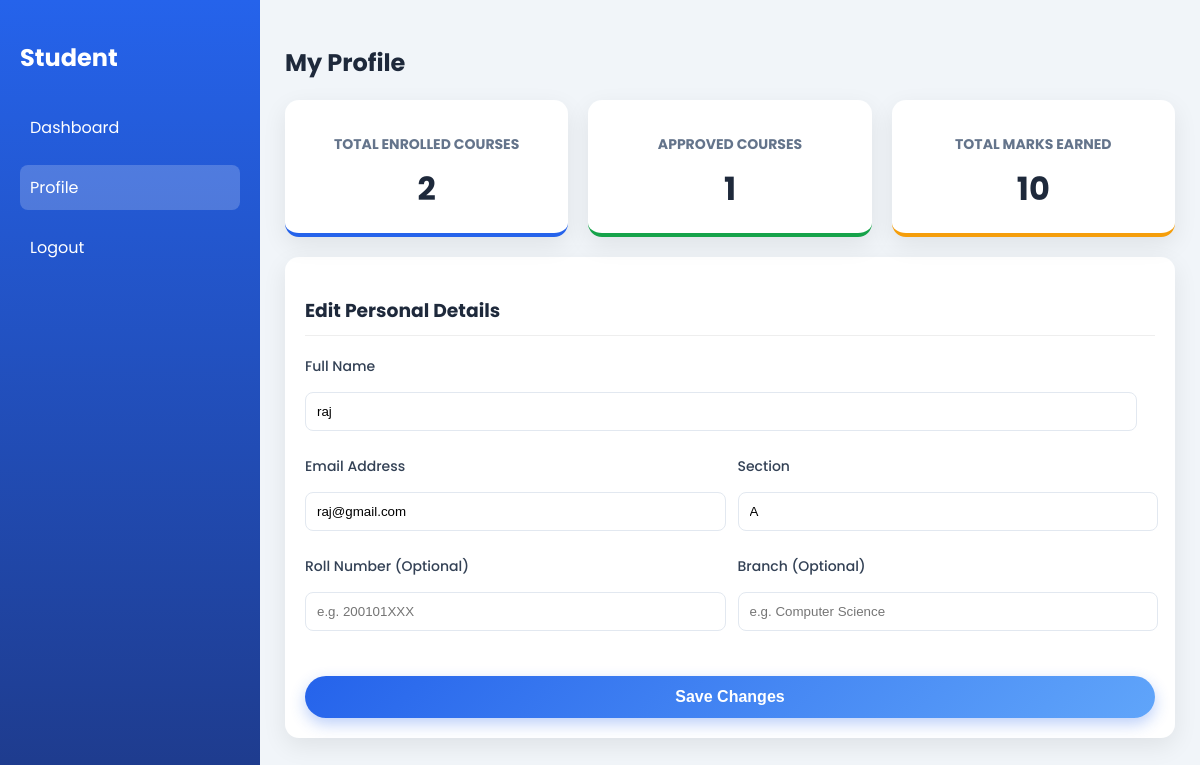
Screenshot of /student_profile (signed in) with the database file from the repository.
### tables this page shows
CREATE TABLE students (
        id INTEGER PRIMARY KEY AUTOINCREMENT,
        name TEXT,
        email TEXT UNIQUE,
        password TEXT,
        section TEXT
    );

### app.py (the view, shortened to what this page needs)
@app.route('/student_profile', methods=['GET', 'POST'])
def student_profile():
    if 'student_id' not in session:
        return redirect('/student_login')
    db = get_db()
    student_id = session['student_id']
    success_msg = None
    student = db.execute("SELECT * FROM students WHERE id=?", (student_id,)).fetchone()
    total_courses = db.execute("SELECT COUNT(*) FROM courses WHERE student_id=?", (student_id,)).fetchone()[0]
    approved_courses = db.execute("SELECT COUNT(*) FROM courses WHERE student_id=? AND status='Approved'", (student_id,)).fetchone()[0]
    total_marks_query = db.execute("SELECT SUM(marks) FROM courses WHERE student_id=?", (student_id,)).fetchone()[0]
    total_marks = total_marks_query if total_marks_query else 0
    stats = {
        'total_courses': total_courses,
        'approved_courses': approved_courses,
        'total_marks': total_marks
    }
    db.close()
    return render_template('student_profile.html', student=student, stats=stats, success_msg=success_msg)

### app.py (called while the page is built)
def get_db():
    conn = sqlite3.connect("database.db")
    conn.row_factory = sqlite3.Row   # allows column names
    return conn

### templates/student_profile.html (shortened to what this page needs)
<!DOCTYPE html>
<html>
<head>
    <link rel="stylesheet" href="{{ url_for('static', filename='style.css') }}">
</head>
<body>
<div class="layout">
    <div class="sidebar">
        <h2> Student</h2>
        <a href="/student_dashboard"> Dashboard</a>
        <a href="/student_profile" style="background: rgba(255,255,255,0.2);"> Profile</a>
        <a href="/logout"> Logout</a>
    </div>
    <div class="main">
        <div class="topbar">
            <h2>My Profile</h2>
        </div>
        <div class="stats-container">
            <div class="stat-card">
                <h3>Total Enrolled Courses</h3>
                <div class="value">{{ stats.total_courses }}</div>
            </div>
            <div class="stat-card" style="border-bottom-color: #16a34a;">
                <h3>Approved Courses</h3>
                <div class="value">{{ stats.approved_courses }}</div>
            </div>
            <div class="stat-card" style="border-bottom-color: #f59e0b;">
                <h3>Total Marks Earned</h3>
                <div class="value">{{ stats.total_marks }}</div>
            </div>
        </div>
        <div class="card">
            <h3 style="margin-bottom: 20px; border-bottom: 1px solid #eee; padding-bottom: 10px;">Edit Personal Details</h3>
            <form method="POST">
                <div class="profile-form-grid">
                    <div class="form-group full-width">
                        <label>Full Name</label>
                        <input type="text" name="name" value="{{ student['name'] }}" required>
                    </div>
                    <div class="form-group">
                        <label>Email Address</label>
                        <input type="email" name="email" value="{{ student['email'] }}" required>
                    </div>
                    <div class="form-group">
                        <label>Section</label>
                        <input type="text" name="section" value="{{ student['section'] }}" required>
                    </div>
                    <div class="form-group">
                        <label>Roll Number (Optional)</label>
                        <input type="text" name="roll_number" placeholder="e.g. 200101XXX" value="{{ student['roll_number'] if student['roll_number'] else '' }}">
                    </div>
                    <div class="form-group">
                        <label>Branch (Optional)</label>
                        <input type="text" name="branch" placeholder="e.g. Computer Science" value="{{ student['branch'] if student['branch'] else '' }}">
                    </div>
                </div>
                <div style="margin-top: 20px; text-align: right;">
                    <button type="submit" class="primary-btn">Save Changes</button>
                </div>
            </form>
        </div>
    </div>
</div>
</body>
</html>

### static/style.css (style rules this page uses)
body { margin: 0; font-family: 'Poppins', sans-serif; background: linear-gradient(120deg, #eef2ff, #f8fafc); color: #1e293b; }
.card { background: white; padding: 20px 25px; margin-top: 20px; border-radius: 12px; box-shadow: 0 6px 18px rgba(0,0,0,0.06); transition: all 0.25s ease; }
h2, h3 { margin-bottom: 10px; }
input, select { width: 95%; padding: 11px; margin: 10px 0; border-radius: 8px; border: 1px solid #e2e8f0; outline: none; transition: 0.2s; }
button { background: linear-gradient(135deg, #2563eb, #3b82f6); color: white; border: none; padding: 10px 16px; border-radius: 8px; cursor: pointer; font-weight: 500; transition: 0.25s; }
a { color: #2563eb; text-decoration: none; }
.primary-btn { width: 100%; padding: 14px; margin-top: 15px; border-radius: 30px; border: none; font-size: 16px; font-weight: 600; background: linear-gradient(135deg, #2563eb, #60a5fa); color: white; cursor: pointer; transition: all 0.3s ease; box-shadow: 0 6px 18px rgba(37,99,235,0.4); }
.primary-btn { width: 100%; padding: 14px; margin-top: 15px; border-radius: 30px; border: none; font-size: 16px; font-weight: 600; background: linear-gradient(135deg, #16a34a, #4ade80); color: white; cursor: pointer; transition: all 0.3s ease; box-shadow: 0 6px 18px rgba(34,197,94,0.4); }
.layout { display: flex; min-height: 100vh; }
.sidebar { width: 220px; background: linear-gradient(180deg, #2563eb, #1e3a8a); color: white; padding: 20px; }
.sidebar h2 { margin-bottom: 30px; }
.sidebar a { display: block; color: white; text-decoration: none; margin: 15px 0; padding: 10px; border-radius: 8px; transition: 0.3s; }
.main { flex: 1; padding: 25px; background: #f1f5f9; }
.topbar { margin-bottom: 20px; }
.card { background: white; padding: 20px; border-radius: 14px; margin-bottom: 20px; box-shadow: 0 8px 25px rgba(0,0,0,0.08); }
.primary-btn { padding: 12px; border-radius: 30px; border: none; background: linear-gradient(135deg, #2563eb, #60a5fa); color: white; font-weight: 600; cursor: pointer; transition: 0.3s; box-shadow: 0 6px 15px rgba(37,99,235,0.3); }

### templates/student_profile.html (style rules this page uses)
.stats-container { display: flex; gap: 20px; margin-bottom: 20px; }
.stat-card { flex: 1; text-align: center; padding: 20px; background: white; border-radius: 14px; box-shadow: 0 8px 25px rgba(0,0,0,0.08); border-bottom: 4px solid #2563eb; }
.stat-card h3 { color: #64748b; font-size: 14px; margin-bottom: 10px; text-transform: uppercase; }
.stat-card .value { font-size: 32px; font-weight: 700; color: #1e293b; }
.profile-form-grid { display: grid; grid-template-columns: 1fr 1fr; gap: 15px; }
.form-group { display: flex; flex-direction: column; }
.form-group label { font-weight: 500; color: #334155; margin-bottom: 5px; font-size: 14px; }
.full-width { grid-column: span 2; }

### rows the page displays
students: name "raj", email "raj@gmail.com", section "A"

### other values shown
{{ stats.total_courses }} "2"
{{ stats.approved_courses }} "1"
{{ stats.total_marks }} "10"
